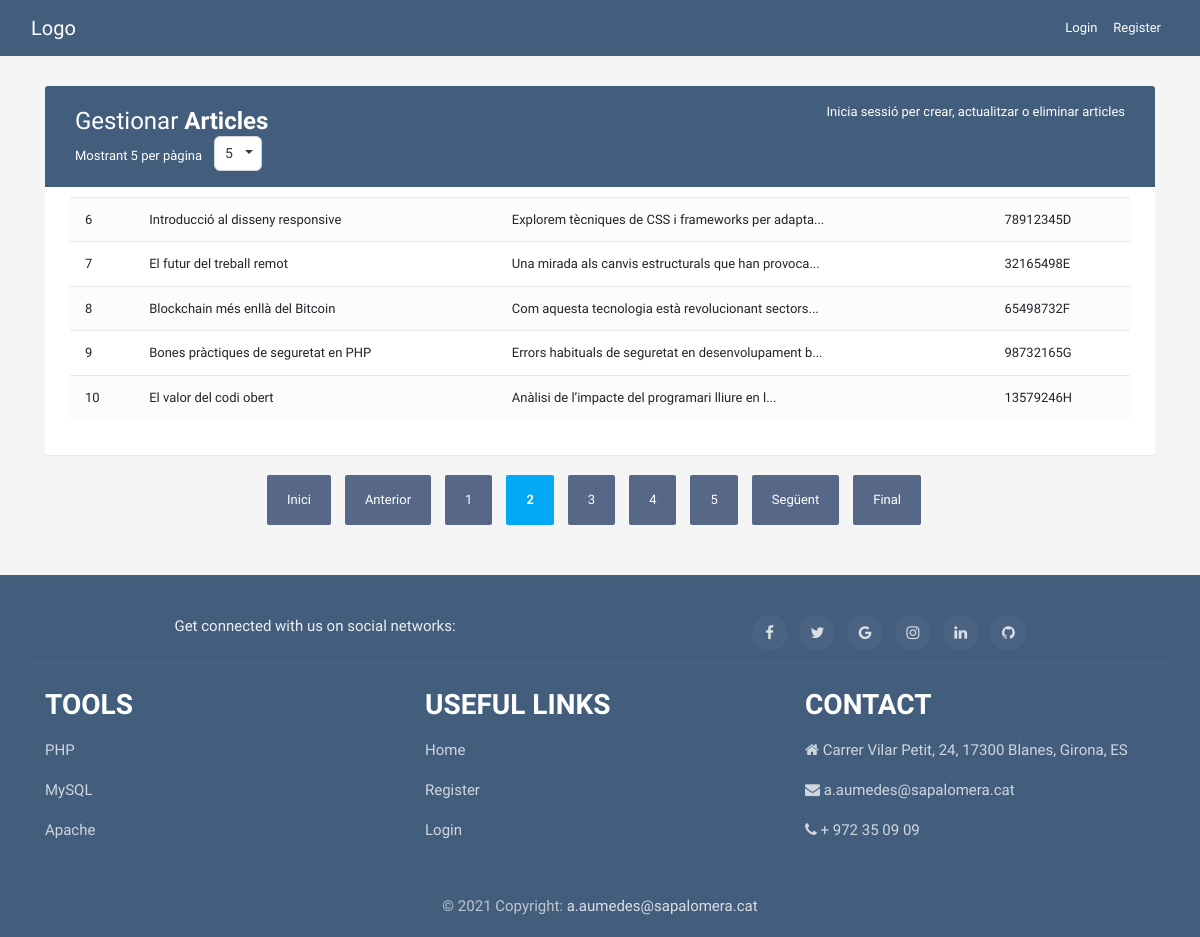
/?action=menu&per_page=5&page=2, run on the app's committed database.
### tables this page shows
CREATE TABLE `articles` (
  `id` int(11) NOT NULL,
  `dni` varchar(9) NOT NULL,
  `titol` varchar(255) NOT NULL,
  `cos` text NOT NULL,
  `data_creacio` timestamp NOT NULL DEFAULT current_timestamp(),
  `data_modificacio` timestamp NOT NULL DEFAULT current_timestamp() ON UPDATE current_timestamp()
);

### public/index.php (called while the page is built, shortened)
<?php
require_once __DIR__ . '/../app/controlador/ArticleController.php';
$controller = new ArticleController();
$controller->handleRequest();
?>

### app/model/components/auth.php (called while the page is built, shortened)
<?php
function isLoggedIn(): bool {
    return false;
}

### app/model/database/database.php (called while the page is built, shortened)
<?php
class Database {
    private $host = '127.0.0.1';
    private $dbname = 'pt04_arnau_aumedes';
    private $username = 'root';
    private $password = '';
    private $charset = 'utf8mb4';
    private $pdo;
    private function connect() {
        $dsn = "mysql:host={$this->host};dbname={$this->dbname};charset={$this->charset}";
        $options = [
            PDO::ATTR_ERRMODE            => PDO::ERRMODE_EXCEPTION,
            PDO::ATTR_DEFAULT_FETCH_MODE => PDO::FETCH_ASSOC,
            PDO::ATTR_EMULATE_PREPARES   => false,
        ];
        try {
            $this->pdo = new PDO($dsn, $this->username, $this->password, $options);
        } catch (PDOException $e) {
            die('Error de connexió: ' . $e->getMessage());
        }
    }
    public function getConnection() {
        return $this->pdo;
    }
}
?>

### app/model/dao/ArticleDAO.php (called while the page is built, shortened)
<?php
require_once __DIR__ . '/../entities/Article.php';
class ArticleDAO extends Article
{
    private $db;
    public function __construct(PDO $db)
    {
        $this->db = $db;
    }
    public function countAll()
    {
        $stmt = $this->db->query("SELECT COUNT(*) FROM articles");
        return $stmt->fetchColumn();
    }
    public function findPage($limit, $offset)
    {
        $stmt = $this->db->prepare("SELECT * FROM articles ORDER BY id ASC LIMIT :limit OFFSET :offset");
        $stmt->bindValue(':limit', (int)$limit, PDO::PARAM_INT);
        $stmt->bindValue(':offset', (int)$offset, PDO::PARAM_INT);
        $stmt->execute();
        $rows = $stmt->fetchAll(PDO::FETCH_ASSOC);
        $articles = [];
        foreach ($rows as $row) {
            $article = new Article($row['dni'], $row['titol'], $row['cos']);
            $article->setId($row['id']);
            $articles[] = $article;
        }
        return $articles;
    }
}
?>

### app/model/entities/Article.php (called while the page is built, shortened)
<?php
class Article
{
    public $id;
    private $dni;
    private $titol;
    private $cos;
    public function __construct($dni, $titol, $cos)
    {
        $this->dni = $dni;
        $this->titol = $titol;
        $this->cos = $cos;
    }
    public function getId()
    {
        return $this->id;
    }
    public function getDni()
    {
        return $this->dni;
    }
    public function getTitol()
    {
        return $this->titol;
    }
    public function getCos()
    {
        return $this->cos;
    }
    public function setId($id)
    {
        $this->id = $id;
    }
}
?>

### app/vista/menu.php (the view, shortened to what this page needs)
<!DOCTYPE html>
<html lang="ca">
<head>
    <link rel="stylesheet" href="https://stackpath.bootstrapcdn.com/bootstrap/4.5.0/css/bootstrap.min.css">
    <link rel="stylesheet" href="https://maxcdn.bootstrapcdn.com/font-awesome/4.7.0/css/font-awesome.min.css">
    <link rel="stylesheet" href="/practicas/Pràctica 03 - Paginació/public/css/style.css">
</head>
<body>
    <header>
        <?php
        require_once __DIR__ . '/../globals/header.php';
        ?>
    </header>
    <div class="container-xl">
        <div class="table-responsive">
            <div class="table-wrapper">
                <div class="table-title">
                    <div class="row">
                        <div class="col-sm-6">
                            <h2>Gestionar <b>Articles</b></h2>
                            <form id="perPageForm" method="GET" class="form-inline" style="display:inline-block;">
                                <div class="hint-text">Mostrant <?php echo isset($perPage) ? $perPage : 5; ?> per pàgina
                                </div>
                                <select name="per_page" id="per_page"
                                    onchange="document.getElementById('perPageForm').submit()">
                                    <?php
                                    $options = [1, 5, 10, 20];
                                    $currentPerPage = $perPage ?? 5;
                                    foreach ($options as $option) {
                                        $selected = ($option == $currentPerPage) ? 'selected' : '';
                                        echo "<option value=\"$option\" $selected>$option</option>";
                                    }
                                    ?>
                                </select>
                            </form>
                        </div>
                        <div class="col-sm-6">
                            <?php
                            require_once __DIR__ . '/../model/components/auth.php';
                            if (isLoggedIn()):
                            ?>
                                <a href="?action=create" data-toggle="tooltip" title="Crear" class="btn btn-success"><i
                                        class="material-icons">&#xE147;</i>
                                    <span>Crear</span></a>
                                <a href="?action=update" data-toggle="tooltip" title="Actualitzar Article"
                                   class="btn btn-warning"><i class="material-icons">&#xE254;</i>
                                    <span>Actualitzar</span></a>
                                <a href="/practicas/Pràctica 03 - Paginació/app/vista/delete.php" data-toggle="tooltip"
                                   title="Eliminar Article" class="btn btn-danger"><i class="material-icons">&#xE15C;</i>
                                    <span>Eliminar</span></a>
                            <?php else: ?>
                                <div class="text-right">
                                    <span class="text-white">Inicia sessió per crear, actualitzar o eliminar articles</span>
                                </div>
                            <?php endif; ?>
                        </div>
                    </div>
                </div>
                <div id="articles-list">
                    <table class="table table-striped table-hover">
                        <tbody>
                            <?php if (isset($error_message)): ?>
                            <?php elseif (empty($articles)): ?>
                            <?php else: ?>
                                <?php foreach ($articles as $article): ?>
                                    <tr>
                                        <td><?php echo htmlspecialchars($article->getId()); ?></td>
                                        <td><?php echo htmlspecialchars($article->getTitol()); ?></td>
                                        <td><?php echo htmlspecialchars(substr(trim($article->getCos()), 0, 50)) . (strlen($article->getCos()) > 50 ? '...' : ''); ?>
                                        </td>
                                        <td><?php echo htmlspecialchars($article->getDni()); ?></td>
                                    </tr>
                                <?php endforeach; ?>
                            <?php endif; ?>
                        </tbody>
                    </table>
                </div>
            </div>
            <div class="paginacion">
                <div id="pagination-controls" class="clearfix">
                    <ul class="pagination">
                        <?php
                        $currentPage = $currentPage ?? 1;
                        $totalPages = $totalPages ?? 1;
                        $perPage = $perPage ?? 5;
                        $prev = max(1, $currentPage - 1);
                        $next = min($totalPages, $currentPage + 1);
                        $baseParams = 'action=menu&per_page=' . $perPage;
                        $firstDisabled = ($currentPage <= 1) ? 'disabled' : '';
                        ?>
                        <li class="page-item <?php echo $firstDisabled; ?>">
                            <a class="page-link"
                                href="<?php echo ($currentPage > 1) ? '?' . $baseParams . '&page=1' : '#'; ?>">Inici</a>
                        </li>
                        <li class="page-item <?php echo ($currentPage <= 1) ? 'disabled' : ''; ?>">
                            <a class="page-link"
                                href="<?php echo ($currentPage > 1) ? '?' . $baseParams . '&page=' . $prev : '#'; ?>">Anterior</a>
                        </li>
                        <?php
                        $maxLinks = 5;
                        if ($totalPages <= $maxLinks) {
                            $start = 1;
                            $end = $totalPages;
                        }
                        for ($p = $start; $p <= $end; $p++) {
                            $active = ($p == $currentPage) ? 'active' : '';
                            echo '<li class="page-item ' . $active . '"><a class="page-link" href="' . (($p == $currentPage) ? '#' : '?' . $baseParams . '&page=' . $p) . '">' . $p . '</a></li>';
                        }
                        ?>
                        <li class="page-item <?php echo ($currentPage >= $totalPages) ? 'disabled' : ''; ?>">
                            <a class="page-link"
                                href="<?php echo ($currentPage < $totalPages) ? '?' . $baseParams . '&page=' . $next : '#'; ?>">Següent</a>
                        </li>
                        <li class="page-item <?php echo ($currentPage >= $totalPages) ? 'disabled' : ''; ?>">
                            <a class="page-link"
                                href="<?php echo ($currentPage < $totalPages) ? '?' . $baseParams . '&page=' . $totalPages : '#'; ?>">Final</a>
                        </li>
                    </ul>
                </div>
            </div>
        </div>
    </div>
</body>
<footer>
    <?php
    require_once __DIR__ . '/../globals/footer.php';
    ?>
</footer>
</html>

### public/css/style.css (style rules this page uses)
body { color: #566787; background: #f5f5f5; font-family: "Varela Round", sans-serif; font-size: 13px; }
.table-responsive { margin: 30px 0; }
.table-wrapper { background: #fff; padding: 20px 25px; border-radius: 3px; min-width: 1000px; box-shadow: 0 1px 1px rgba(0, 0, 0, 0.05); }
.table-title { padding-bottom: 15px; background: #435d7d; color: #fff; padding: 16px 30px; min-width: 100%; margin: -20px -25px 10px; border-radius: 3px 3px 0 0; }
.table-title h2 { margin: 5px 0 0; font-size: 24px; }
table.table tr th, table.table tr td { border-color: #e9e9e9; padding: 12px 15px; vertical-align: middle; }
table.table-striped tbody tr:nth-of-type(odd) { background-color: #fcfcfc; }
.pagination { float: right; margin: 0 0 5px; }
.pagination li a { border: none; font-size: 13px; min-width: 30px; min-height: 30px; color: #999; margin: 0 2px; line-height: 30px; border-radius: 2px !important; text-align: center; padding: 0 6px; }
.pagination li.active a, .pagination li.active a.page-link { background: #03a9f4; }
.hint-text { float: left; margin-top: 10px; font-size: 13px; }
.paginacion { margin: 20px 0; display: flex; justify-content: center; align-items: center; gap: 10px; flex-wrap: wrap; }
.paginacion ul { list-style: none; padding: 0; margin: 0; display: inline-flex; align-items: center; }
.paginacion ul li { display: inline-block; margin-right: 10px; }
.paginacion ul li a { display: block; padding: 10px 20px; color: #fff; background: #566787; text-decoration: none; border-radius: 4px; }
.paginacion ul li .active, .paginacion ul li.active a { background: #037e8c; font-weight: bold; }
#per_page { -webkit-appearance: none; -moz-appearance: none; appearance: none; background: #ffffff; color: #343a40; border: 1px solid #ced4da; padding: 6px 10px; font-size: 14px; border-radius: 6px; min-width: 48px; height: auto; box-shadow: none; transition: border-color 0.12s ease, box-shadow 0.12s ease; cursor: pointer; background-repeat: no-repeat; background-position: right 8px center; background-size: 8px 8px; margin-left: 12px; }
#per_page option { color: #343a40; background: #fff; }

### data on the page
articles: id "6", titol "Introducció al disseny responsive", cos "Explorem tècniques de CSS i frameworks per adapta", dni "78912345D"
articles: id "7", titol "El futur del treball remot", cos "Una mirada als canvis estructurals que han provoca", dni "32165498E"
articles: id "8", titol "Blockchain més enllà del Bitcoin", cos "Com aquesta tecnologia està revolucionant sectors", dni "65498732F"
articles: id "9", titol "Bones pràctiques de seguretat en PHP", cos "Errors habituals de seguretat en desenvolupament b", dni "98732165G"
articles: id "10", titol "El valor del codi obert", cos "Anàlisi de l’impacte del programari lliure en l", dni "13579246H"

### other printed values
$perPage "5"
form field per_page "5"
